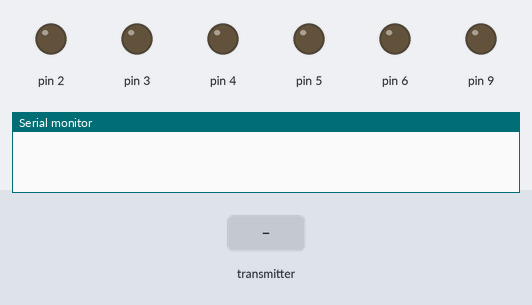
The sketch below on a simulated Arduino Uno, built with avr-gcc and run on an emulated ATmega328P. Shown: output pins drawn as LEDs (lit = HIGH), the last lines printed to the serial monitor. Inputs (shaded band) come from the test bench. No radio packets arrive unless stated.

Above: at 1.2 s.
1.3 s: the transmitter starts sending packet.0 = 0
At 2.0 s:
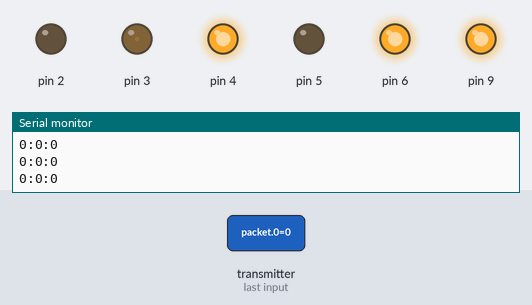
2.8 s: the transmitter starts sending packet.1 = 64
At 3.2 s:
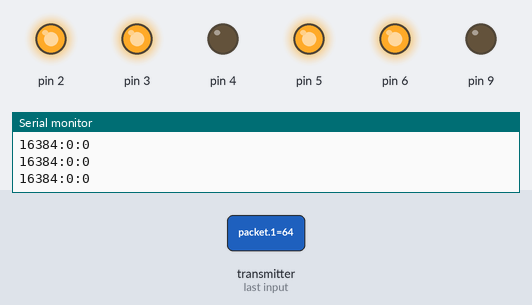
4.3 s: the transmitter starts sending packet.3 = 64
At 5.5 s:
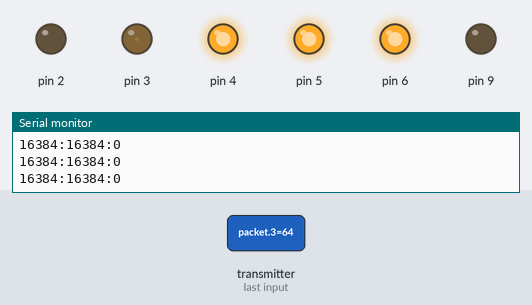
5.8 s: the transmitter starts sending packet.2 = 128
At 6.6 s:
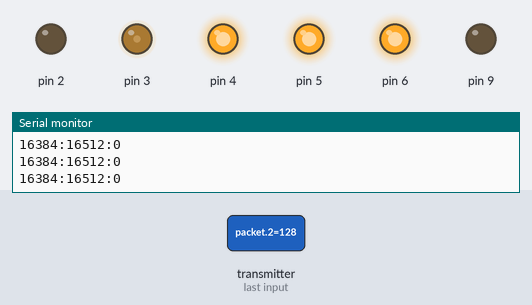
7.3 s: the transmitter starts sending packet.0 = 255
At 7.7 s:
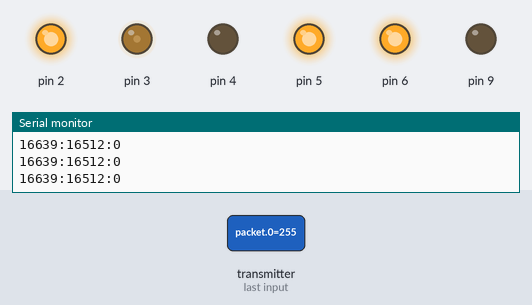
8.8 s: the transmitter starts sending packet.1 = 0
At 10.1 s:
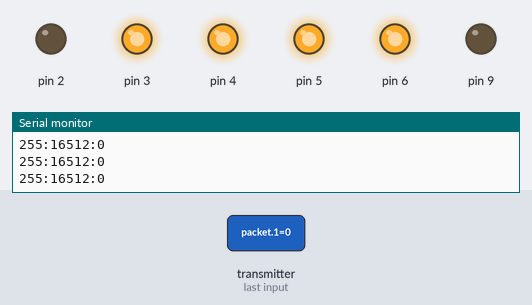
Timing chart, 0 to 11.3 s (numbered marks = the images above; inputs shaded):
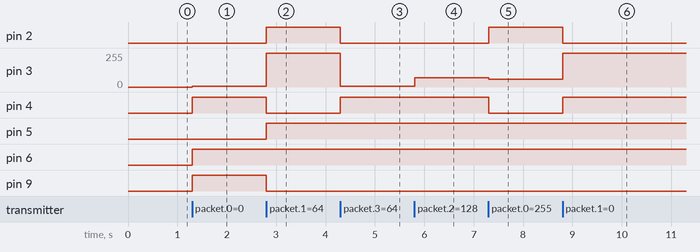

The sketch:

Car_Combined.ino
```cpp
#include <SPI.h>
#include "RF24.h"
#include "Motor.h"

Motor motor(2,4,3);
Motor motor1(5,9,6);
RF24 radio(7, 8);

const int PACKETSIZE = 6;
byte packet[PACKETSIZE];
int radioChannel = 69;
byte address[6] = {"12345"};


void setup() {
  Serial.begin(115200);
  radio.begin();
  radio.setChannel(radioChannel);
  radio.setPALevel(RF24_PA_HIGH);
  radio.openReadingPipe(1, address);
  radio.startListening(); //Error here
}

void loop() {

  if (radio.available()) {
    int *intPacket = (int *)packet;
    radio.read(packet, 6);
    Serial.print(intPacket[0]);
    Serial.print(":");
    Serial.print(intPacket[1]);
    Serial.print(":");
    Serial.println(intPacket[2]);
    Serial.flush();

    int power = map(intPacket[0]-10, 0, 1023, -255, 255);
    int hot = map(intPacket[1], 0, 1023, -255, 255);
    int leftPower = constrain(power-hot, -255, 255);
    int rightPower = constrain(power+hot, -255, 255);
    motor.run(leftPower);
    motor1.run(rightPower);
  }

}
```

Motor.h
```cpp
class Motor {
  int modePin1;
  int modePin2;
  int enablePin;

  public:
    Motor(int m1, int m2, int en) {
      modePin1 = m1;
      modePin2 = m2;
      enablePin = en;

      pinMode(modePin1, OUTPUT);
      pinMode(modePin2, OUTPUT);
      pinMode(enablePin, OUTPUT);
    }

    void run(int speed) {
      if (speed > 0) {
        digitalWrite(modePin1, HIGH);
        digitalWrite(modePin2, LOW);
        analogWrite(enablePin, speed);
      }
      else {
        digitalWrite(modePin1, LOW);
        digitalWrite(modePin2, HIGH);
        analogWrite(enablePin, -speed);
      }
    }

    void brake(int speed) {
      digitalWrite(modePin1, LOW);
      digitalWrite(modePin2, LOW);
      analogWrite(enablePin, speed);
    }
};
```

Measured:
- after the input at 1.3 s, pin 3: 0/255 → 4/255 at once; pin 4, pin 6, pin 9: LOW → HIGH at once
- after the input at 2.8 s, pin 2, pin 5: LOW → HIGH at once; pin 3: 4/255 → 255/255 at once; pin 4, pin 9: HIGH → LOW at once
- after the input at 4.3 s, pin 2: HIGH → LOW at once; pin 3: 255/255 → 5/255 at once; pin 4: LOW → HIGH at once
- after the input at 5.8 s, pin 3: 5/255 → 69/255 at once
- after the input at 7.3 s, pin 2: LOW → HIGH at once; pin 3: 69/255 → 59/255 at once; pin 4: HIGH → LOW at once
- after the input at 8.8 s, pin 2: HIGH → LOW at once; pin 3: 59/255 → 255/255 at once; pin 4: LOW → HIGH at once
